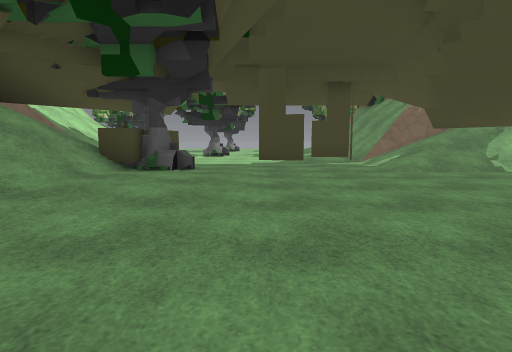
view 1 (above)

16 first-person views from a walk through a 3-D level made in the Godot game engine. The camera is 1.2 m above the floor, tilts 6° down and sees 80° across. The floor is counted in squares, 2 m on a side. Each view is taken from the middle of a square. On the plan, view 1 faces up. The plan holds only what a view shows up to about 9 squares ahead; the rest is blank. The place goes on beyond the plan. Some surface patterns are stand-ins.

view 2
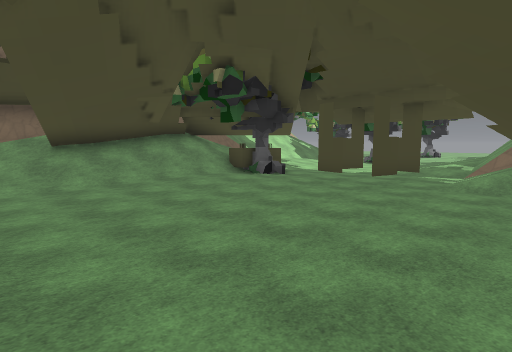

view 3
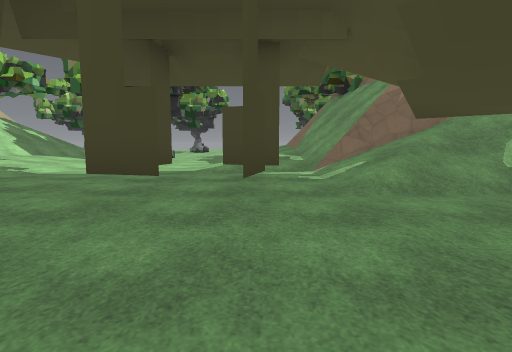

view 4
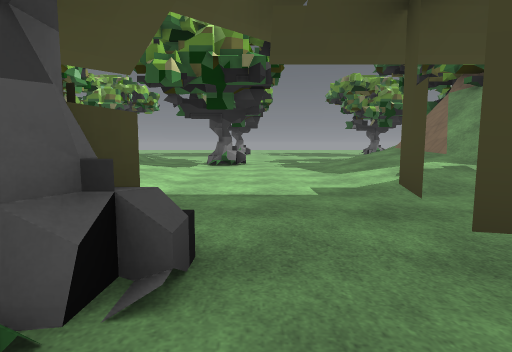

view 5
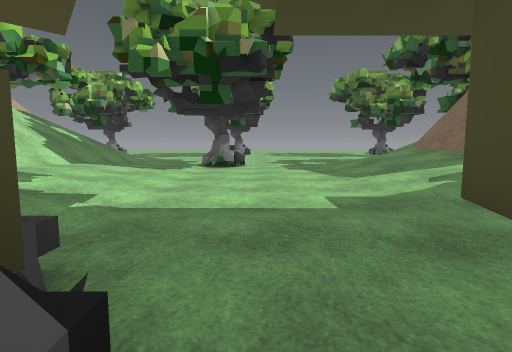

view 6
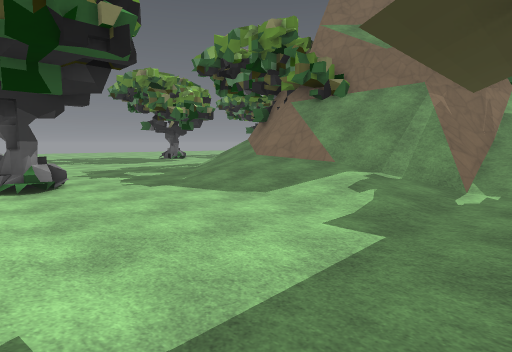

view 7
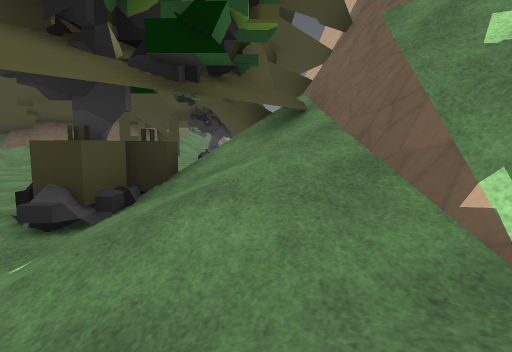

view 8
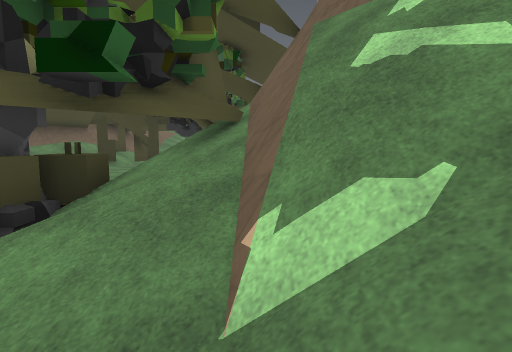

view 9
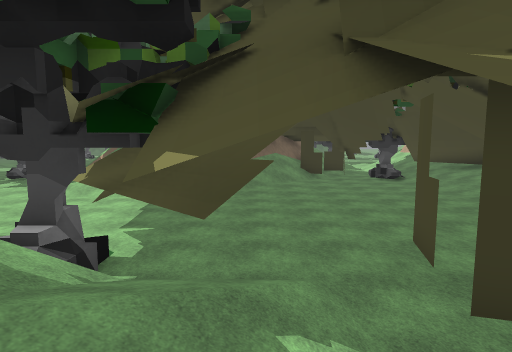

view 10
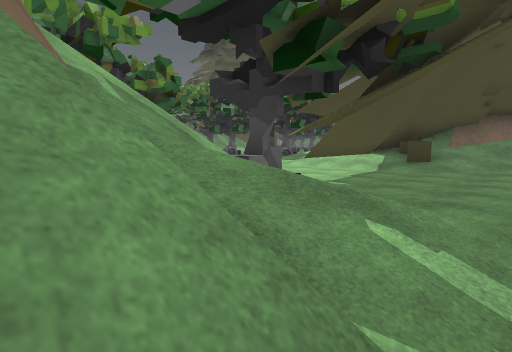

view 11
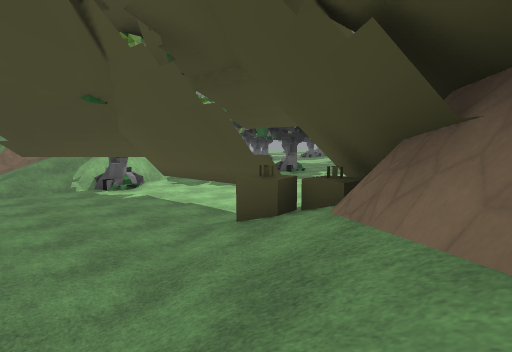

view 12
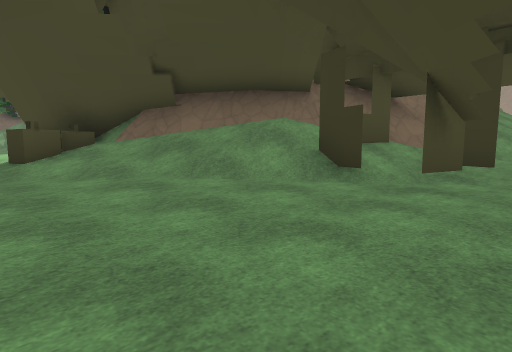

view 13
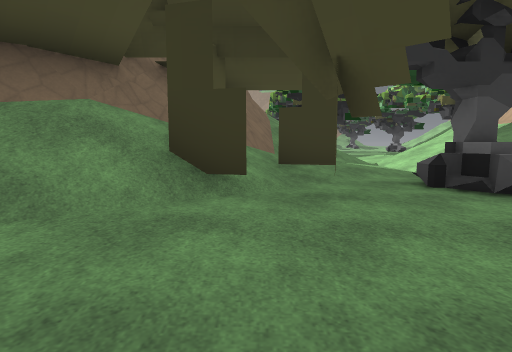

view 14
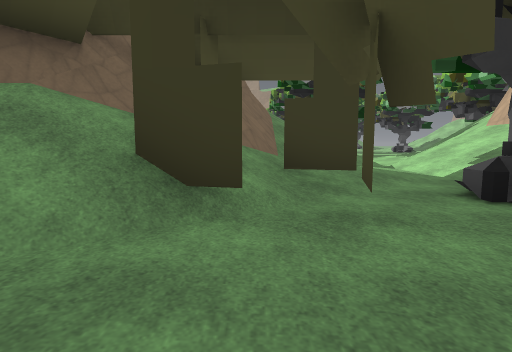

view 15
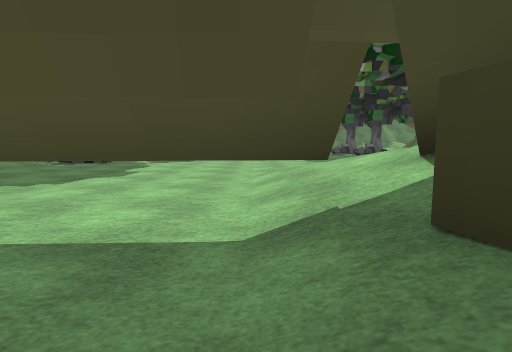

view 16
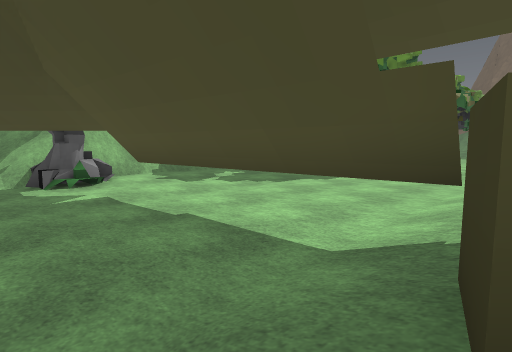

### Floor plan
Key: @ floor where view 1 was taken; # wall or solid block; . main floor; : floor 0.25 m higher than the main floor; + floor 0.5 m higher than the main floor; * floor 1 m higher than the main floor; % floor 1.25 m higher than the main floor; / step, stairs or slope; = window, fence, low wall or low ledge; ^ raised ledge; T thing the floor can be seen under or through.
Columns run from 6 left of view 1 to 14 right of it. Each row starts with its distance up from view 1.
 14 //:....:+=##
 13 //::...:+=###
 12 //+:...:+=//#
 11  /+:...:+///#
 10  /+:...:+//###
  9 ////......==###
  8 ////...TT.##///
  7 /= /^.#/T.##///// ::.
  6 /##^#:./T ####::::...
  5 ###/::..  =  ........
  4  ## ::...    ^.......
  3   #/:.....   T.......
  2   #/:...... .T.......
  1   # /.. .....#.......
  0      /@..../^#+++ :..
 -1       /..://#/%*
 -2        .://##
 -3       #.//###
 -4     ###+###
 -5     /^####
 -6   //.:+##
 -7  #//.+/#
 -8  #//.//#
 -9 ##/////#

Positions as (right, up) in squares from view 1, and headings:
1: (0, 0), facing up
2: (5, -1), facing up-left
3: (2, 3), facing up
4: (-1, 5), facing up
5: (-1, 6), facing up
6: (-3, 8), facing up-right
7: (-4, 10), facing down
8: (-5, 10), facing down
9: (4, 10), facing down
10: (3, 10), facing down-right
11: (3, -3), facing up-right
12: (-1, 1), facing down-right
13: (1, 0), facing down
14: (1, -1), facing down
15: (5, 1), facing right
16: (5, 0), facing up-right
